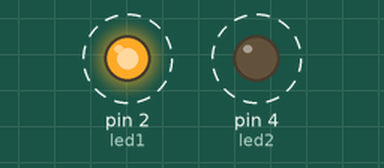
Recording of a sketch running on a simulated Arduino Uno, built with avr-gcc and run on an emulated ATmega328P. On the bench: output pins drawn as LEDs (lit = HIGH). Dashed ring = blinking. What the sketch prints to the serial monitor is not drawn.

Above: at 0.75 s.
Timing chart, 0 to 3.0 s (numbered marks = the images above):
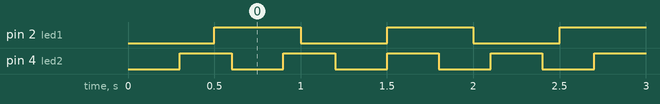

Measured:
- by itself, pin 2 (led1): alternates HIGH for 0.50 s and LOW for 0.50 s
- by itself, pin 4 (led2): alternates HIGH for 0.30 s and LOW for 0.30 s
- by itself, everything shown: repeats every 3.0 s, in 14 steps

The sketch:

Threads.ino
```cpp
#include "Thread.h"
#include "ThreadController.h"

#define led1 2
#define led2 4

ThreadController cpu;

Thread t1;
void piscaLed1(){
  digitalWrite(led1, !digitalRead(led1));
  Serial.println("Led1");
}

Thread t2;
void piscaLed2(){
  digitalWrite(led2, !digitalRead(led2));
  Serial.println("Led2");
}

void setup() {
  pinMode(led1, OUTPUT);
  pinMode(led2, OUTPUT);
  Serial.begin(9600);

  t1.setInterval(500);
  t1.onRun(piscaLed1);
   t2.setInterval(300);
  t2.onRun(piscaLed2);


}

void loop(){
  if(t1.shouldRun())
    t1.run();
  if(t2.shouldRun())
    t2.run();


}

//void loop() {
//  void (*ptrblink)();
//  void (*ptrblink2)();
//
//  ptrblink = blinkLedsVerd;
//  ptrblink2 = blinkLedsVerm;
//
//
//  if(millis()%2==0) threadLed(ptrblink,1000);
//  else threadLed(ptrblink2,500);
//
//}
//
//void threadLed(void (*pointblink)(void),long interval){
//    t1.setInterval(interval);
//    t1.onRun(pointblink);
//    t1.run();
//}
//
//void blinkLedsVerd(){
//  digitalWrite(led1, !digitalRead(led1));
//  Serial.println("led1");
//  }
//void blinkLedsVerm(){
//  digitalWrite(led2, !digitalRead(led2));
//  Serial.println("led2");
//  }


//00000000000000000000000000000000000


//
//  #include "Thread.h"
//#include "ThreadController.h"
//
//#define led1 2
//#define led2 4
//
//ThreadController cpu;
//
//Thread t1;
//void piscaLed1(){
//  digitalWrite(led1, !digitalRead(led1));
//  Serial.println("Led1");
//}
//
//Thread t2;
//void piscaLed2(){
//  digitalWrite(led2, !digitalRead(led2));
//  Serial.println("Led2");
//}
//
//int led = 0;
//
//void setup() {
//  pinMode(led1, OUTPUT);
//  pinMode(led2, OUTPUT);
//  Serial.begin(9600);
//
//
//}
//
//void loop() {
//
//  threadLed(1000);
//  if(millis()<10000) led = led1;
//  else led = led2;
//
//}
//
//void threadLed(long interval){
//    t1.setInterval(interval);
//    t1.onRun(blinkLeds);
//    t1.run();
//}
//
//void blinkLeds(){
//  digitalWrite(led, !digitalRead(led));
//  Serial.println("led1");
//  }
```
